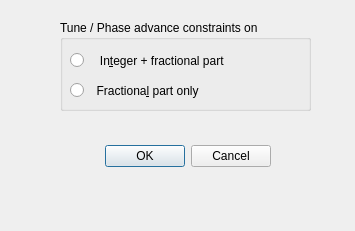
<?xml version="1.0" encoding="UTF-8"?>
<ui version="4.0">
 <class>FitControlDialog</class>
 <widget class="QDialog" name="FitControlDialog">
  <property name="geometry">
   <rect>
    <x>0</x>
    <y>0</y>
    <width>355</width>
    <height>231</height>
   </rect>
  </property>
  <property name="windowTitle">
   <string>Dialog</string>
  </property>
  <widget class="QDialogButtonBox" name="buttonBox">
   <property name="geometry">
    <rect>
     <x>90</x>
     <y>140</y>
     <width>181</width>
     <height>32</height>
    </rect>
   </property>
   <property name="orientation">
    <enum>Qt::Horizontal</enum>
   </property>
   <property name="standardButtons">
    <set>QDialogButtonBox::Cancel|QDialogButtonBox::Ok</set>
   </property>
  </widget>
  <widget class="QGroupBox" name="groupBox_6">
   <property name="geometry">
    <rect>
     <x>60</x>
     <y>20</y>
     <width>251</width>
     <height>91</height>
    </rect>
   </property>
   <property name="title">
    <string>Tune / Phase advance constraints on</string>
   </property>
   <widget class="QRadioButton" name="radioButtonFullTune">
    <property name="geometry">
     <rect>
      <x>10</x>
      <y>30</y>
      <width>191</width>
      <height>21</height>
     </rect>
    </property>
    <property name="text">
     <string>   In&amp;teger + fractional part</string>
    </property>
   </widget>
   <widget class="QRadioButton" name="radioButtonFractionalTune">
    <property name="geometry">
     <rect>
      <x>10</x>
      <y>60</y>
      <width>191</width>
      <height>21</height>
     </rect>
    </property>
    <property name="text">
     <string>  Fractiona&amp;l part only</string>
    </property>
   </widget>
  </widget>
 </widget>
 <resources/>
 <connections>
  <connection>
   <sender>buttonBox</sender>
   <signal>accepted()</signal>
   <receiver>FitControlDialog</receiver>
   <slot>accept()</slot>
   <hints>
    <hint type="sourcelabel">
     <x>248</x>
     <y>254</y>
    </hint>
    <hint type="destinationlabel">
     <x>157</x>
     <y>274</y>
    </hint>
   </hints>
  </connection>
  <connection>
   <sender>buttonBox</sender>
   <signal>rejected()</signal>
   <receiver>FitControlDialog</receiver>
   <slot>reject()</slot>
   <hints>
    <hint type="sourcelabel">
     <x>316</x>
     <y>260</y>
    </hint>
    <hint type="destinationlabel">
     <x>286</x>
     <y>274</y>
    </hint>
   </hints>
  </connection>
 </connections>
</ui>
